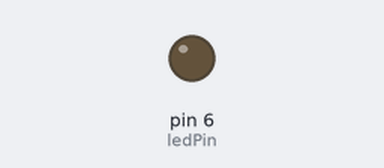
Recording of a sketch running on a simulated Arduino Uno, built with avr-gcc and run on an emulated ATmega328P. Shown: output pins drawn as LEDs (lit = HIGH).

Above: at 0.05 s.
At 0.85 s:
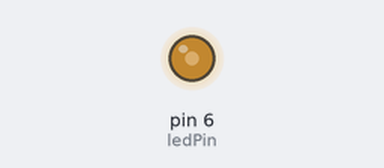
At 1.55 s:
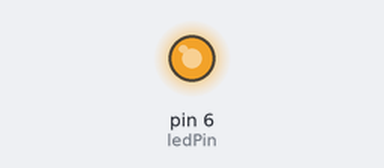
At 3.1 s:
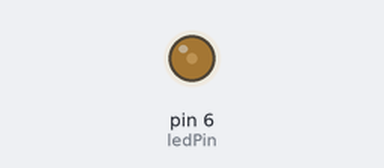
Timing chart, 0 to 7.8 s (numbered marks = the images above):
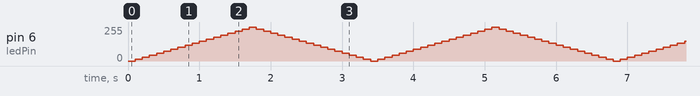

The sketch:

Oppg._3_a.ino
```cpp
const int ledPin = 6;
int brightness = 0; // Variabel for lysverdien
int count = 15; // Hvor mye lysverdien endres hvert steg
int increase = true;

void setup() {
pinMode(ledPin, OUTPUT);
}

void loop() {
// Øker lysverdien jevnt opp til maksverdi
while (increase == true){
  analogWrite(ledPin, brightness);
  brightness = brightness + count;
  if (brightness == 255){ // Ved maks lysverdi
    increase = false;
  }
  delay(100);
}
// Senker lysverdien jevnt ned til minimalverdi
while (increase == false){
  analogWrite(ledPin, brightness);
  brightness = brightness - count;
  if (brightness == 0){ // Ved minimal lysverdi
    increase = true;
  }
  delay(100);
}
}
```
